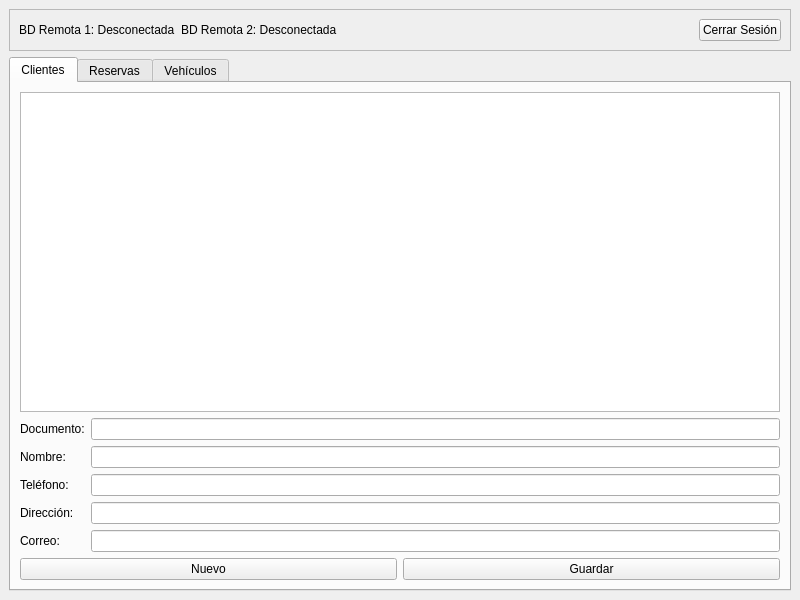
<?xml version="1.0" encoding="UTF-8"?>
<ui version="4.0">
 <class>EmpleadoVentasWindow</class>
 <widget class="QMainWindow" name="EmpleadoVentasWindow">
  <property name="geometry">
   <rect>
    <x>0</x>
    <y>0</y>
    <width>800</width>
    <height>600</height>
   </rect>
  </property>
  <property name="windowTitle">
   <string>Panel de Ventas</string>
  </property>
  <widget class="QWidget" name="centralwidget">
   <layout class="QVBoxLayout" name="verticalLayout">
    <item>
     <widget class="QFrame" name="topbar">
      <property name="frameShape">
       <enum>QFrame::StyledPanel</enum>
      </property>
      <property name="frameShadow">
       <enum>QFrame::Raised</enum>
      </property>
      <layout class="QHBoxLayout" name="horizontalLayout">
       <item>
        <widget class="QLabel" name="status_label1">
         <property name="text">
          <string>BD Remota 1: Desconectada</string>
         </property>
        </widget>
       </item>
       <item>
        <widget class="QLabel" name="status_label2">
         <property name="text">
          <string>BD Remota 2: Desconectada</string>
         </property>
        </widget>
       </item>
       <item>
        <spacer name="horizontalSpacer">
         <property name="orientation">
          <enum>Qt::Horizontal</enum>
         </property>
         <property name="sizeHint" stdset="0">
          <size>
           <width>40</width>
           <height>20</height>
          </size>
         </property>
        </spacer>
       </item>
       <item>
        <widget class="QPushButton" name="logout_button">
         <property name="text">
          <string>Cerrar Sesión</string>
         </property>
        </widget>
       </item>
      </layout>
     </widget>
    </item>
    <item>
     <widget class="QTabWidget" name="tabWidget">
      <property name="currentIndex">
       <number>0</number>
      </property>
      <widget class="QWidget" name="clientes_tab">
       <attribute name="title">
        <string>Clientes</string>
       </attribute>
       <layout class="QVBoxLayout" name="verticalLayout_2">
        <item>
         <widget class="QListWidget" name="clientes_list"/>
        </item>
        <item>
         <layout class="QFormLayout" name="formLayout">
          <item row="0" column="0">
           <widget class="QLabel" name="label">
            <property name="text">
             <string>Documento:</string>
            </property>
           </widget>
          </item>
          <item row="0" column="1">
           <widget class="QLineEdit" name="doc_cliente_edit"/>
          </item>
          <item row="1" column="0">
           <widget class="QLabel" name="label_2">
            <property name="text">
             <string>Nombre:</string>
            </property>
           </widget>
          </item>
          <item row="1" column="1">
           <widget class="QLineEdit" name="nombre_cliente_edit"/>
          </item>
          <item row="2" column="0">
           <widget class="QLabel" name="label_3">
            <property name="text">
             <string>Teléfono:</string>
            </property>
           </widget>
          </item>
          <item row="2" column="1">
           <widget class="QLineEdit" name="telefono_cliente_edit"/>
          </item>
          <item row="3" column="0">
           <widget class="QLabel" name="label_4">
            <property name="text">
             <string>Dirección:</string>
            </property>
           </widget>
          </item>
          <item row="3" column="1">
           <widget class="QLineEdit" name="direccion_cliente_edit"/>
          </item>
          <item row="4" column="0">
           <widget class="QLabel" name="label_5">
            <property name="text">
             <string>Correo:</string>
            </property>
           </widget>
          </item>
          <item row="4" column="1">
           <widget class="QLineEdit" name="correo_cliente_edit"/>
          </item>
         </layout>
        </item>
        <item>
         <layout class="QHBoxLayout" name="horizontalLayout_2">
          <item>
           <widget class="QPushButton" name="nuevo_cliente_button">
            <property name="text">
             <string>Nuevo</string>
            </property>
           </widget>
          </item>
          <item>
           <widget class="QPushButton" name="guardar_cliente_button">
            <property name="text">
             <string>Guardar</string>
            </property>
           </widget>
          </item>
         </layout>
        </item>
       </layout>
      </widget>
      <widget class="QWidget" name="reservas_tab">
       <attribute name="title">
        <string>Reservas</string>
       </attribute>
      </widget>
      <widget class="QWidget" name="vehiculos_tab">
       <attribute name="title">
        <string>Vehículos</string>
       </attribute>
      </widget>
     </widget>
    </item>
   </layout>
  </widget>
 </widget>
 <resources/>
 <connections/>
</ui>
